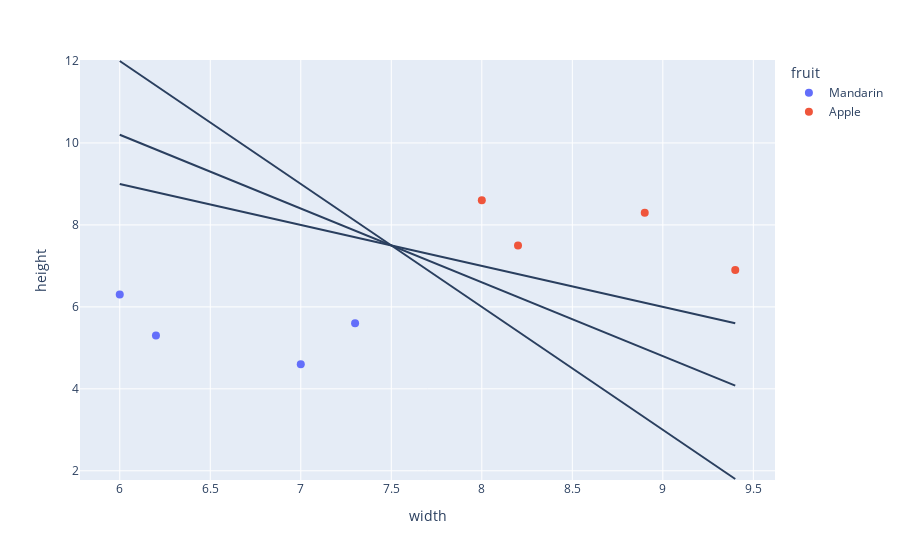

The cell this chart's notebook holds for it:
### Markdown cell above
Even if we will plot line that properly divides our dataset, there are infinitely many variants.

### Code cell
fig = px.scatter(df, x="width", y="height", color="fruit", color_continuous_scale='Bluered_r')
fig.update_traces(marker_size=8)

x_0 = min(df.width.values)
x_1 = max(df.width.values)



fig.add_shape(type="line",
              x0=x_0, 
              y0=init_line(-3, 30, x_0), 
              x1=x_1, 
              y1=init_line(-3, 30, x_1))

fig.add_shape(type="line",
              x0=x_0, 
              y0=init_line(-1.8, 21, x_0), 
              x1=x_1, 
              y1=init_line(-1.8, 21, x_1))

fig.add_shape(type="line",
              x0=x_0, 
              y0=init_line(-1, 15, x_0), 
              x1=x_1, 
              y1=init_line(-1, 15, x_1))
fig.show()

### Figure 1 — Plotly figure (JSON) as saved in the notebook; plotly's stock layout.template omitted (floating-point values rounded to 4 significant figures)
{"data": [{"hovertemplate": "fruit=Mandarin<br>width=%{x}<br>height=%{y}<extra></extra>", "legendgroup": "Mandarin", "marker": {"color": "#636efa", "size": 8, "symbol": "circle"}, "mode": "markers", "name": "Mandarin", "orientation": "v", "showlegend": true, "type": "scatter", "x": [7, 6.2, 7.3, 6], "xaxis": "x", "y": [4.6, 5.3, 5.6, 6.3], "yaxis": "y"}, {"hovertemplate": "fruit=Apple<br>width=%{x}<br>height=%{y}<extra></extra>", "legendgroup": "Apple", "marker": {"color": "#EF553B", "size": 8, "symbol": "circle"}, "mode": "markers", "name": "Apple", "orientation": "v", "showlegend": true, "type": "scatter", "x": [9.4, 8.2, 8.9, 8], "xaxis": "x", "y": [6.9, 7.5, 8.3, 8.6], "yaxis": "y"}], "layout": {"legend": {"title": {"text": "fruit"}, "tracegroupgap": 0}, "margin": {"t": 60}, "shapes": [{"type": "line", "x0": 6, "x1": 9.4, "y0": 12, "y1": 1.8}, {"type": "line", "x0": 6, "x1": 9.4, "y0": 10.2, "y1": 4.08}, {"type": "line", "x0": 6, "x1": 9.4, "y0": 9, "y1": 5.6}], "xaxis": {"anchor": "y", "domain": [0, 1], "title": {"text": "width"}}, "yaxis": {"anchor": "x", "domain": [0, 1], "title": {"text": "height"}}}}
